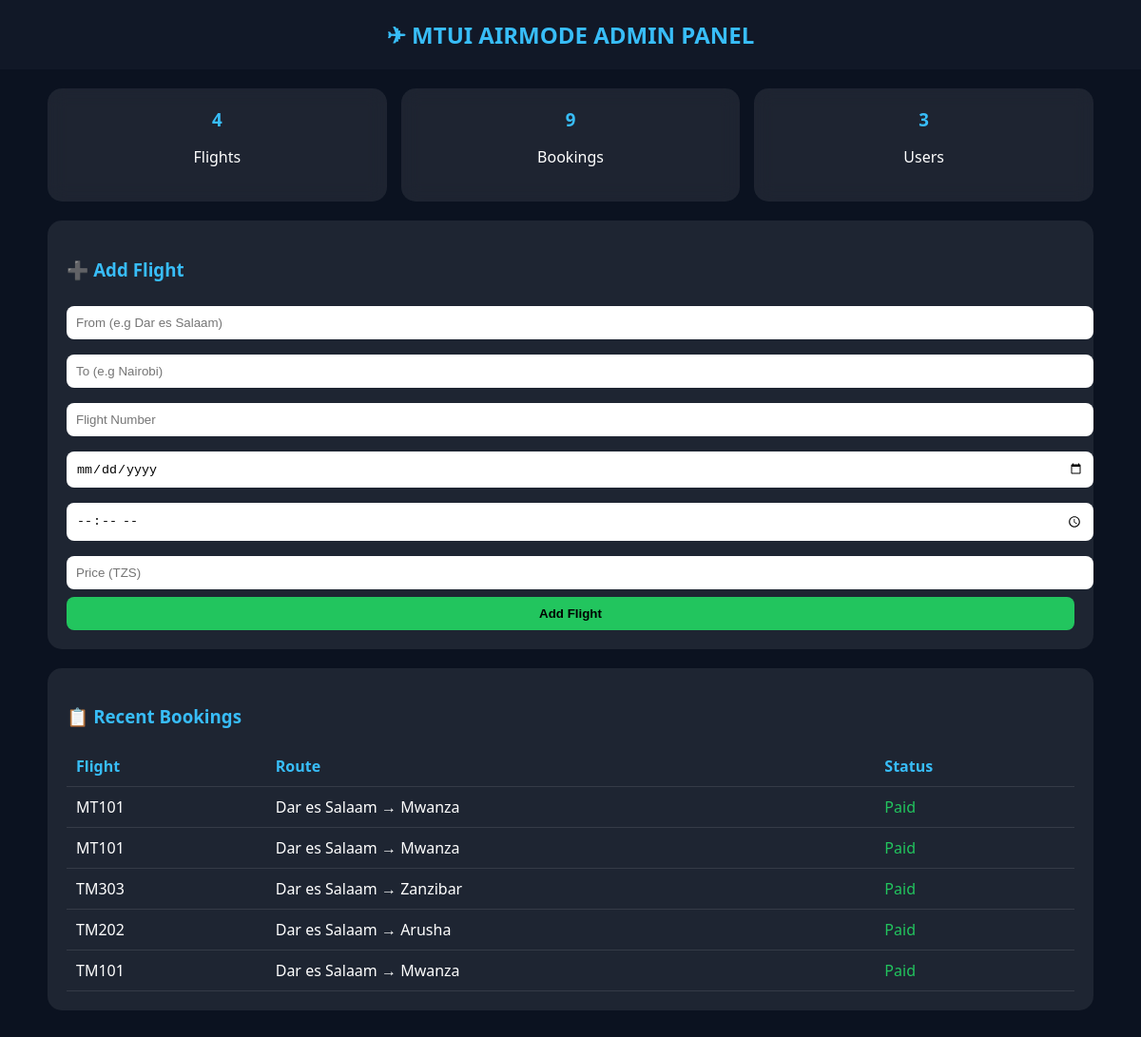
The page /admin/dashboard.php (signed in) on the database its author committed.
### tables this page shows
CREATE TABLE `bookings` (
  `id` int(11) NOT NULL,
  `user_id` int(11) NOT NULL,
  `flight_id` int(11) NOT NULL,
  `trip_type` enum('one-way','round-trip') DEFAULT 'one-way',
  `return_date` date DEFAULT NULL,
  `total_amount` decimal(10,2) NOT NULL,
  `payment_status` enum('pending','paid') DEFAULT 'pending',
  `payment_reference` varchar(100) DEFAULT NULL,
  `ticket_number` varchar(50) DEFAULT NULL,
  `booked_at` timestamp NOT NULL DEFAULT current_timestamp()
);

CREATE TABLE `flights` (
  `id` int(11) NOT NULL,
  `flight_number` varchar(20) NOT NULL,
  `origin` varchar(100) NOT NULL,
  `destination` varchar(100) NOT NULL,
  `departure_date` date NOT NULL,
  `departure_time` time NOT NULL,
  `price_economy` decimal(10,2) NOT NULL,
  `price_business` decimal(10,2) NOT NULL,
  `seats_available` int(11) NOT NULL,
  `status` enum('scheduled','delayed','cancelled') DEFAULT 'scheduled',
  `price` int(11) DEFAULT 0
);

### admin/dashboard.php (the view, shortened to what this page needs)
<?php
include '../config/db.php';
$flights = $conn->query("SELECT COUNT(*) as total FROM flights")->fetch_assoc();
$bookings = $conn->query("SELECT COUNT(*) as total FROM bookings")->fetch_assoc();
$users = $conn->query("SELECT COUNT(*) as total FROM users")->fetch_assoc();
$recent = $conn->query("
SELECT b.*, f.origin, f.destination, f.flight_number
FROM bookings b
JOIN flights f ON b.flight_id = f.id
ORDER BY b.id DESC LIMIT 5
");
?>
<!DOCTYPE html>
<html>
<head>
</head>
<body>
<div class="header">
✈ MTUI AIRMODE ADMIN PANEL
</div>
<div class="container">
<div class="cards">
<div class="card">
<h3><?= $flights['total'] ?></h3>
<p>Flights</p>
</div>
<div class="card">
<h3><?= $bookings['total'] ?></h3>
<p>Bookings</p>
</div>
<div class="card">
<h3><?= $users['total'] ?></h3>
<p>Users</p>
</div>
</div>
<div class="form-box">
<h3 style="color:#38bdf8;">➕ Add Flight</h3>
<form method="POST" action="add_flight.php">
<input type="text" name="origin" placeholder="From (e.g Dar es Salaam)" required>
<input type="text" name="destination" placeholder="To (e.g Nairobi)" required>
<input type="text" name="flight_number" placeholder="Flight Number" required>
<input type="date" name="departure_date" required>
<input type="time" name="departure_time" required>
<input type="number" name="price" placeholder="Price (TZS)" required>
<button type="submit">Add Flight</button>
</form>
</div>
<div class="form-box">
<h3 style="color:#38bdf8;">📋 Recent Bookings</h3>
<table>
<tr>
<th>Flight</th>
<th>Route</th>
<th>Status</th>
</tr>
<?php while($b = $recent->fetch_assoc()){ ?>
<tr>
<td><?= $b['flight_number'] ?></td>
<td><?= $b['origin'] ?> → <?= $b['destination'] ?></td>
<td style="color:#22c55e;">Paid</td>
</tr>
<?php } ?>
</table>
</div>
</div>
</body>
</html>

### admin/dashboard.php (style rules this page uses)
body { margin:0; font-family:Segoe UI; background:#0b1220; color:white; }
.header { background:#111827; padding:20px; text-align:center; font-size:24px; color:#38bdf8; font-weight:bold; }
.container { padding:20px; max-width:1100px; margin:auto; }
.cards { display:grid; grid-template-columns:repeat(auto-fit,minmax(200px,1fr)); gap:15px; margin-bottom:20px; }
.card { background:rgba(255,255,255,0.08); padding:20px; border-radius:15px; text-align:center; backdrop-filter:blur(10px); }
.card h3 { margin:0; color:#38bdf8; }
.form-box { background:rgba(255,255,255,0.08); padding:20px; border-radius:15px; margin-bottom:20px; }
input { width:100%; padding:10px; margin:8px 0; border:none; border-radius:8px; }
button { width:100%; padding:10px; background:#22c55e; border:none; border-radius:8px; font-weight:bold; cursor:pointer; }
table { width:100%; border-collapse:collapse; margin-top:10px; }
th, td { padding:10px; border-bottom:1px solid rgba(255,255,255,0.1); text-align:left; }
th { color:#38bdf8; }

### rows shown on the page
bookings: flight.flight_number "MT101", flight.origin "Dar es Salaam", flight.destination "Mwanza"
bookings: flight.flight_number "MT101", flight.origin "Dar es Salaam", flight.destination "Mwanza"
bookings: flight.flight_number "TM303", flight.origin "Dar es Salaam", flight.destination "Zanzibar"
bookings: flight.flight_number "TM202", flight.origin "Dar es Salaam", flight.destination "Arusha"
bookings: flight.flight_number "TM101", flight.origin "Dar es Salaam", flight.destination "Mwanza"

### other values the page prints
$flights['total'] "4"
$bookings['total'] "9"
$users['total'] "3"
